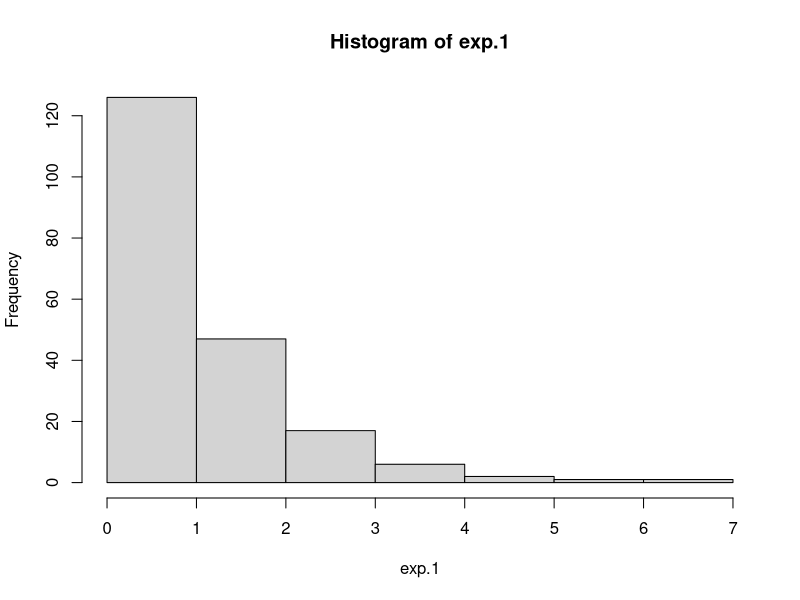
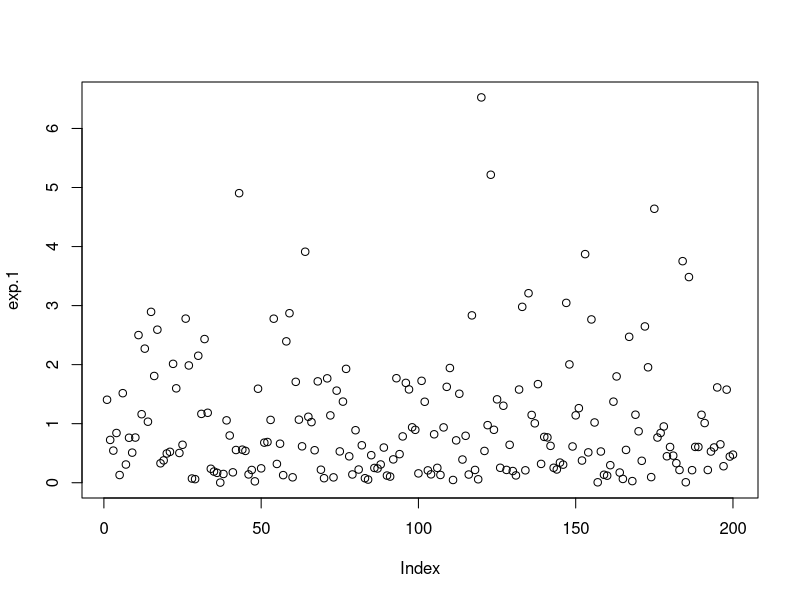
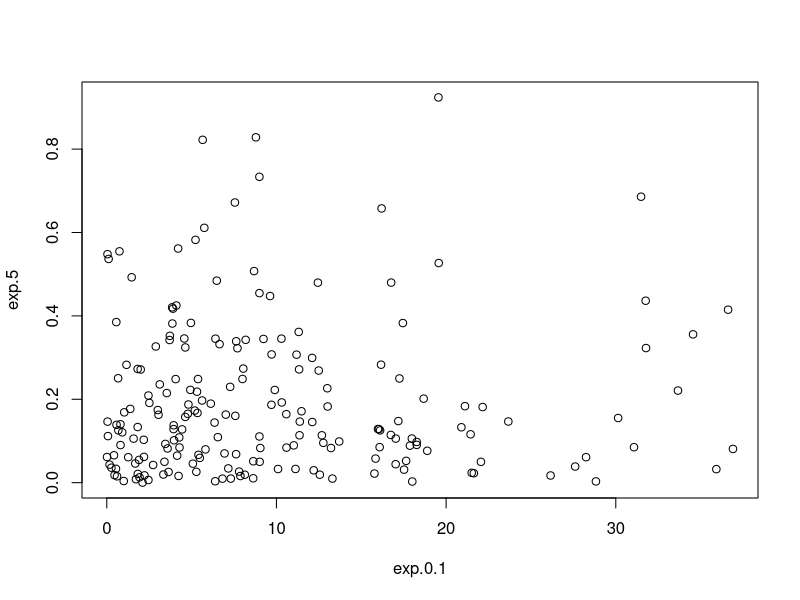
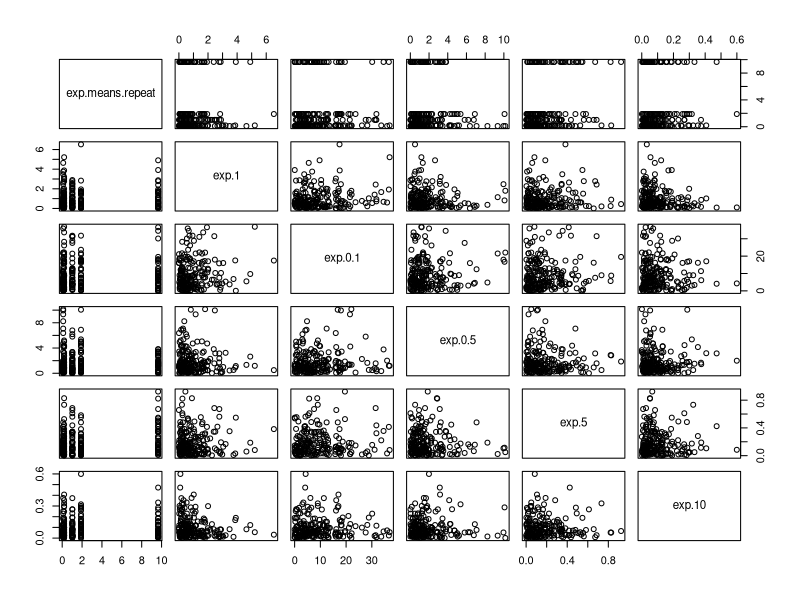
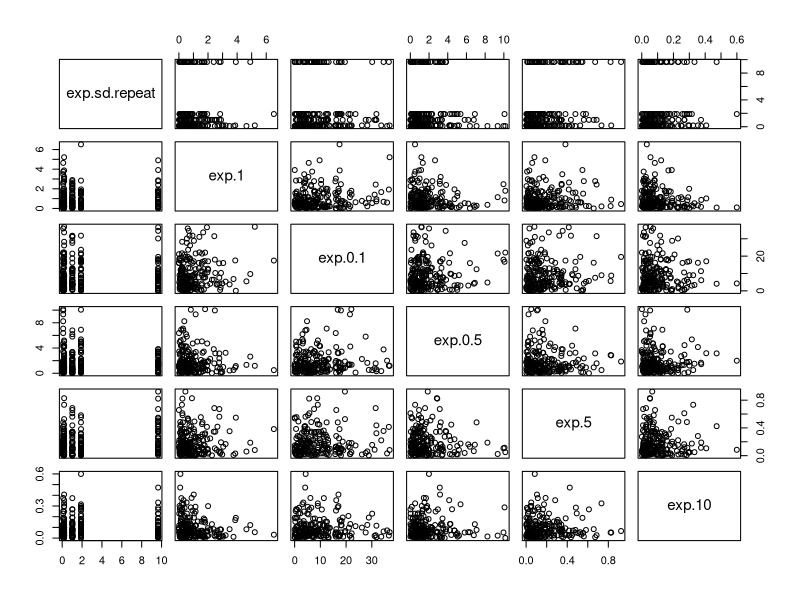
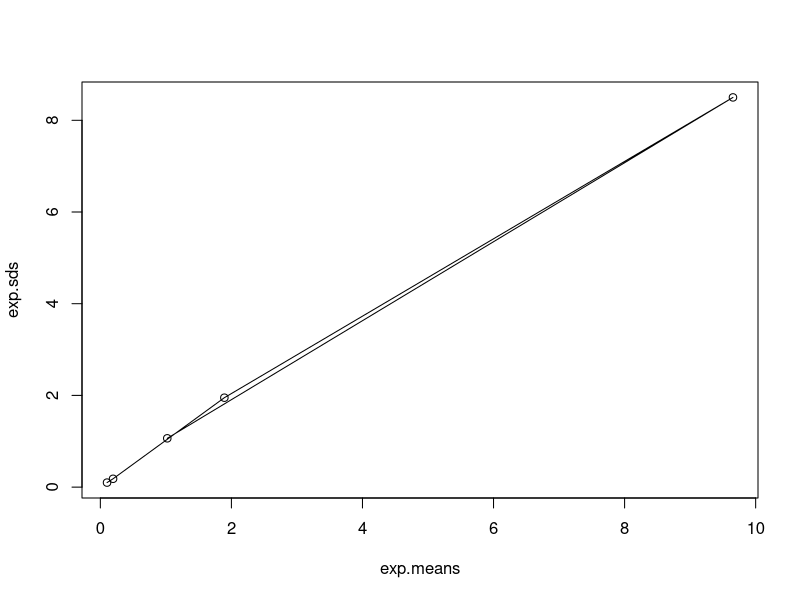
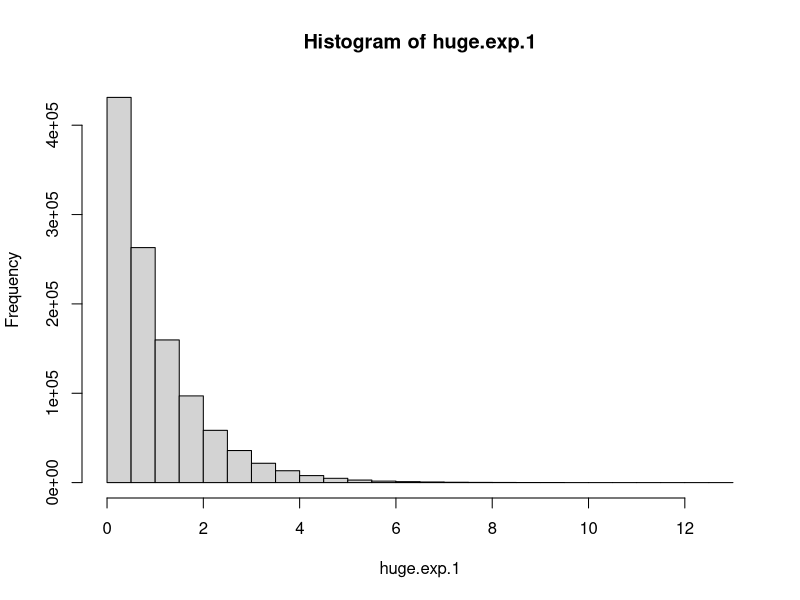
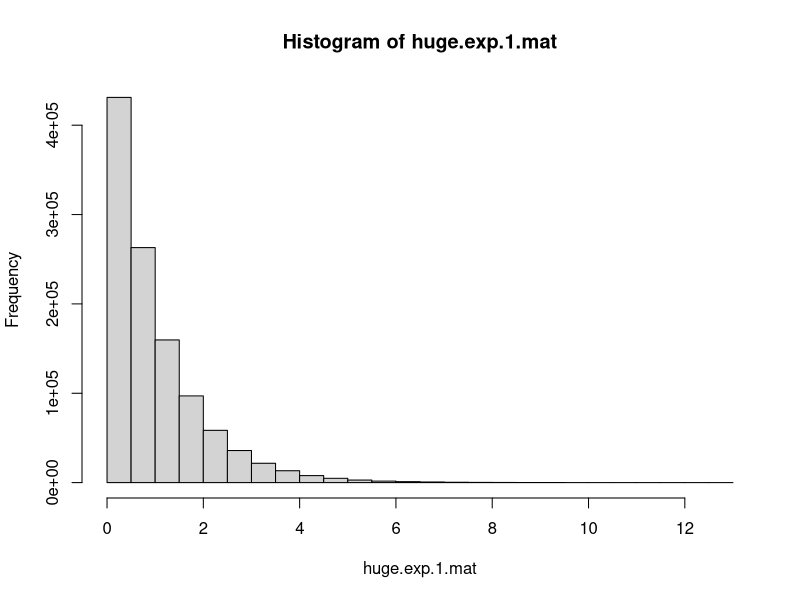

The R script that drew these images, in order:
## ---- chunk 1
exp.1 <- rexp(200)
exp.1.mean <- mean(exp.1)
exp.1.sd <- sd(exp.1)

## ---- chunk 2
exp.0.1<-rexp(200, 0.1)
exp.0.5<-rexp(200, 0.5)
exp.5<-rexp(200, 5)
exp.10<-rexp(200, 10)

exp.0.1.mean <- mean(exp.0.1)
exp.0.5.mean <- mean(exp.0.5)
exp.5.mean <- mean(exp.5)
exp.10.mean <- mean(exp.10)


exp.0.1.sd <- sd(exp.0.1)
exp.0.5.sd <- sd(exp.0.5)
exp.5.sd <- sd(exp.5)
exp.10.sd <- sd(exp.10)
## ---- chunk 3
hist(exp.1)
## ---- chunk 4
plot(exp.1)
## ---- chunk 5
  plot(exp.0.1,exp.5)
## ---- chunk 6
exp.means <- c(exp.1.mean, exp.0.1.mean, exp.0.5.mean , exp.5.mean ,exp.10.mean)
exp.sds <- c(exp.1.sd, exp.0.1.sd, exp.0.5.sd, exp.5.sd, exp.10.sd)
## ---- chunk 7
# ? размерности не совпадают, повторим элементы 
exp.means.repeat <- rep(exp.means,each = 40);
# pairs: A matrix of scatterplots is produced.
pairs(~exp.means.repeat + exp.1 + exp.0.1 + exp.0.5 + exp.5 + exp.10) #formula
## ---- chunk 8
exp.sd.repeat <- rep(exp.means,each=40);
pairs(~exp.sd.repeat + exp.1 + exp.0.1 + exp.0.5 + exp.5 + exp.10)
## ---- chunk 9
plot(exp.means,exp.sds)
lines(exp.means,exp.sds)
## ---- chunk 10
huge.exp.1 <- rexp(1100000)
huge.exp.1.mean <- mean(huge.exp.1)
huge.exp.1.sd <-sd (huge.exp.1)
## ---- chunk 11
hist(huge.exp.1)
## ---- chunk 12
mean.greater.1 <- mean(huge.exp.1 > 1)
## ---- chunk 13
huge.exp.1.mat <- matrix(huge.exp.1, nrow = 1100, ncol = 1000)
hist(huge.exp.1.mat)

## ---- chunk 14
mean.huge.mat.1.col137 <- colMeans(huge.exp.1.mat)[137]

## ---- chunk 15
mean.huge.mat.1.allCol <- colMeans(huge.exp.1.mat)
barplot(mean.huge.mat.1.allCol)
## ---- chunk 16
huge.exp.1.sqrt <- sqrt(huge.exp.1)
huge.exp.sqrt.mean <- mean(huge.exp.1.sqrt)
huge.exp.sqrt.sd <- sd(huge.exp.1.sqrt)
